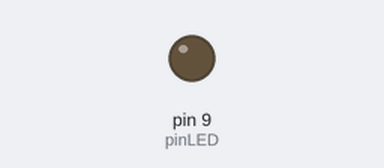
The sketch below on a simulated Arduino Uno, built with avr-gcc and run on an emulated ATmega328P. On the bench: output pins drawn as LEDs (lit = HIGH).

Above: at 0.05 s.
At 1.25 s:
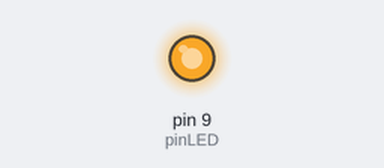
Timing chart, 0 to 4.3 s (numbered marks = the images above):
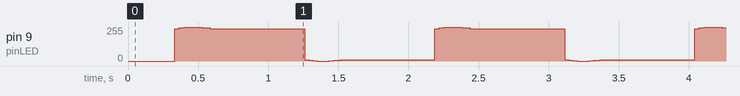

The sketch:

03Buzzer.ino
```cpp
#include <math.h>

const int pinLED = 9;
float valor;
int brillo;

void setup(){
  pinMode(pinLED, OUTPUT);
}

void loop(){
  for (int x = 0; x < 360; x++){
    valor = sin(x * (M_PI/180.0));
    brillo = int (127.5 + (127.5 * valor));


  analogWrite(pinLED, brillo);
  delay(5);
  }
}
```
